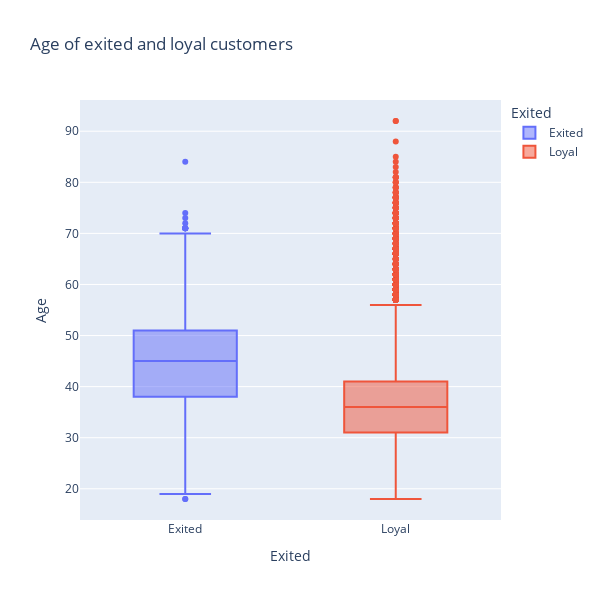

The cell this chart's notebook holds for it:
### Markdown cell above
### Task 9.4

### Code cell
display((churn_data['Age'] >= 57).value_counts())

fig = px.box(
    data_frame=churn_data,
    x='Exited',
    y='Age',
    color='Exited',
    title='Age of exited and loyal customers',
    width=600,
    height=600
)
fig.show()

### Figure 1 — Plotly figure (JSON) as saved in the notebook; plotly's stock layout.template omitted (floating-point values rounded to 4 significant figures; data arrays with more than 128 entries replaced by an {"elided": "..."} marker saying what was removed)
{"data": [{"alignmentgroup": "True", "hovertemplate": "Exited=%{x}<br>Age=%{y}<extra></extra>", "legendgroup": "Exited", "marker": {"color": "#636efa"}, "name": "Exited", "notched": false, "offsetgroup": "Exited", "orientation": "v", "showlegend": true, "type": "box", "x": {"elided": "2037 str values"}, "x0": " ", "xaxis": "x", "y": {"elided": "2037 int values"}, "y0": " ", "yaxis": "y"}, {"alignmentgroup": "True", "hovertemplate": "Exited=%{x}<br>Age=%{y}<extra></extra>", "legendgroup": "Loyal", "marker": {"color": "#EF553B"}, "name": "Loyal", "notched": false, "offsetgroup": "Loyal", "orientation": "v", "showlegend": true, "type": "box", "x": {"elided": "7963 str values"}, "x0": " ", "xaxis": "x", "y": {"elided": "7963 int values"}, "y0": " ", "yaxis": "y"}], "layout": {"boxmode": "overlay", "height": 600, "legend": {"title": {"text": "Exited"}, "tracegroupgap": 0}, "title": {"text": "Age of exited and loyal customers"}, "width": 600, "xaxis": {"anchor": "y", "categoryarray": ["Exited", "Loyal"], "categoryorder": "array", "domain": [0, 1], "title": {"text": "Exited"}}, "yaxis": {"anchor": "x", "domain": [0, 1], "title": {"text": "Age"}}}}
